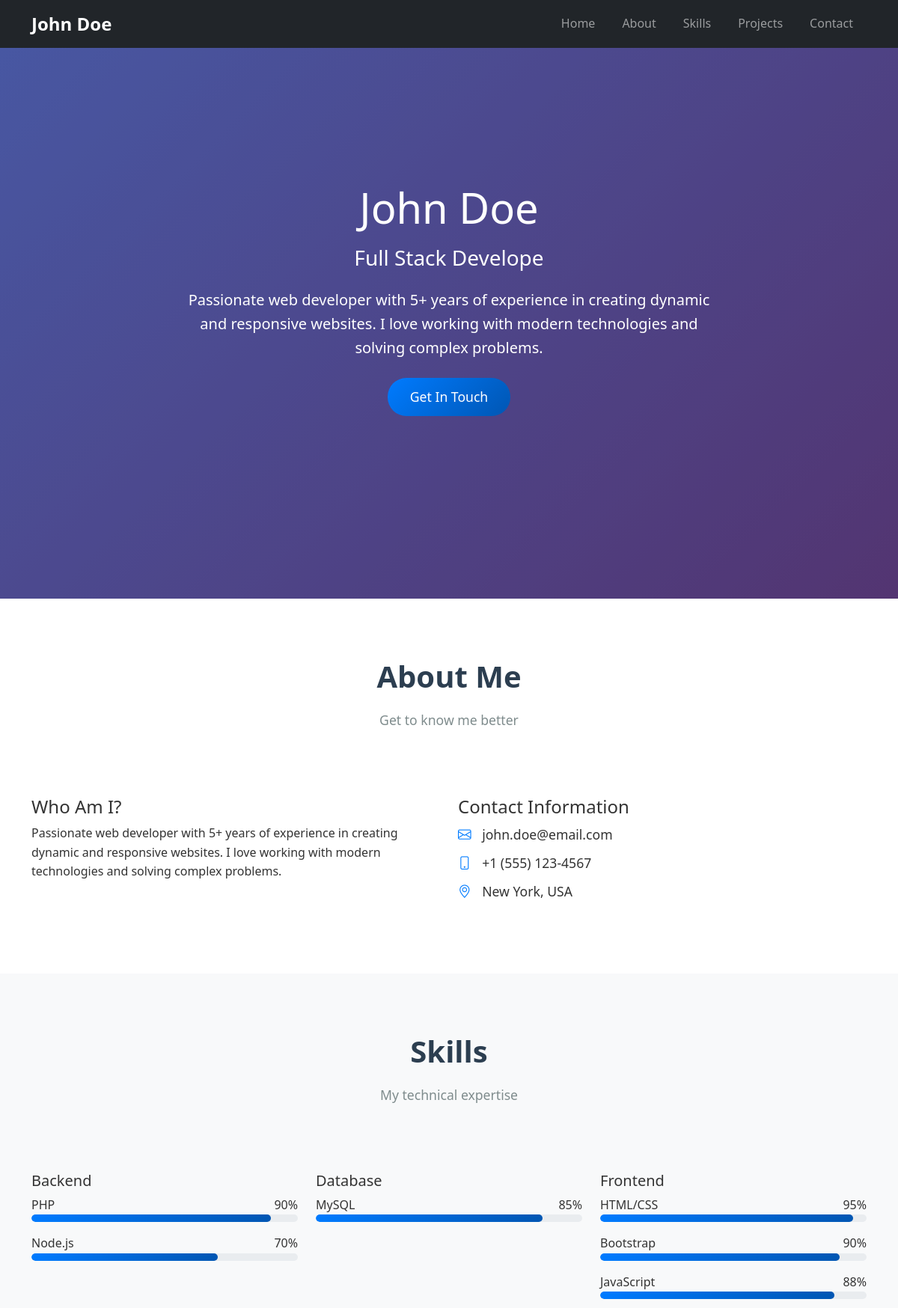
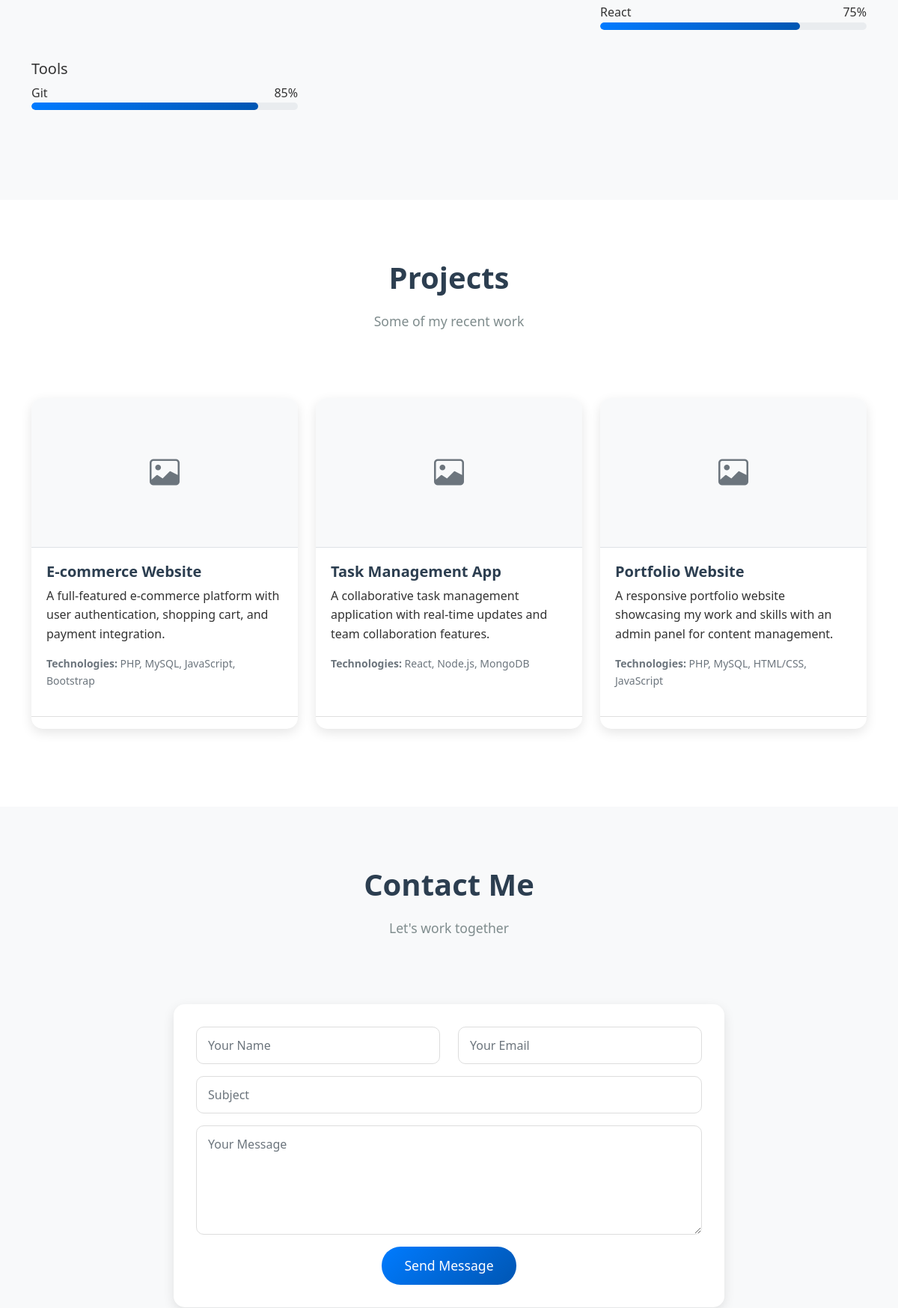
The page / (upper part) on the database its author committed (2 pictures, top to bottom).
### tables this page shows
CREATE TABLE IF NOT EXISTS about (
    id INT PRIMARY KEY DEFAULT 1,
    name VARCHAR(100) NOT NULL,
    title VARCHAR(200),
    bio TEXT,
    email VARCHAR(100),
    phone VARCHAR(20),
    location VARCHAR(100),
    profile_image VARCHAR(255),
    updated_at TIMESTAMP DEFAULT CURRENT_TIMESTAMP ON UPDATE CURRENT_TIMESTAMP
);

CREATE TABLE IF NOT EXISTS skills (
    id INT AUTO_INCREMENT PRIMARY KEY,
    name VARCHAR(100) NOT NULL,
    level INT DEFAULT 50,
    category VARCHAR(100),
    created_at TIMESTAMP DEFAULT CURRENT_TIMESTAMP
);

CREATE TABLE IF NOT EXISTS projects (
    id INT AUTO_INCREMENT PRIMARY KEY,
    title VARCHAR(255) NOT NULL,
    description TEXT,
    image VARCHAR(255),
    technologies VARCHAR(500),
    demo_url VARCHAR(255),
    github_url VARCHAR(255),
    created_at TIMESTAMP DEFAULT CURRENT_TIMESTAMP,
    updated_at TIMESTAMP DEFAULT CURRENT_TIMESTAMP ON UPDATE CURRENT_TIMESTAMP
);

### index.php (the view, shortened to what this page needs)
<?php
try {
    $pdo = getConnection();
    $stmt = $pdo->query("SELECT * FROM about WHERE id = 1");
    $about = $stmt->fetch(PDO::FETCH_ASSOC);
    $stmt = $pdo->query("SELECT * FROM projects ORDER BY created_at DESC");
    $projects = $stmt->fetchAll(PDO::FETCH_ASSOC);
    $stmt = $pdo->query("SELECT * FROM skills ORDER BY category, level DESC");
    $skills = $stmt->fetchAll(PDO::FETCH_ASSOC);
} catch(PDOException $e) {
    $error = "Error loading data: " . $e->getMessage();
}
?>
<!DOCTYPE html>
<html lang="en">
<head>
    <link href="https://cdn.jsdelivr.net/npm/bootstrap@5.1.3/dist/css/bootstrap.min.css" rel="stylesheet">
    <link href="https://cdn.jsdelivr.net/npm/bootstrap-icons@1.7.2/font/bootstrap-icons.css" rel="stylesheet">
    <link href="css/style.css" rel="stylesheet">
</head>
<body>
    <nav class="navbar navbar-expand-lg navbar-dark bg-dark fixed-top">
        <div class="container">
            <a class="navbar-brand" href="#home"><?php echo htmlspecialchars($about['name'] ?? 'Portfolio'); ?></a>
            <div class="collapse navbar-collapse" id="navbarNav">
                <ul class="navbar-nav ms-auto">
                    <li class="nav-item">
                        <a class="nav-link" href="#home">Home</a>
                    </li>
                    <li class="nav-item">
                        <a class="nav-link" href="#about">About</a>
                    </li>
                    <li class="nav-item">
                        <a class="nav-link" href="#skills">Skills</a>
                    </li>
                    <li class="nav-item">
                        <a class="nav-link" href="#projects">Projects</a>
                    </li>
                    <li class="nav-item">
                        <a class="nav-link" href="#contact">Contact</a>
                    </li>
                </ul>
            </div>
        </div>
    </nav>
    <section id="home" class="hero-section d-flex align-items-center">
        <div class="container text-center text-white">
            <div class="row">
                <div class="col-lg-8 mx-auto">
                    <h1 class="display-4 mb-3"><?php echo htmlspecialchars($about['name'] ?? 'Your Name'); ?></h1>
                    <h2 class="h3 mb-4"><?php echo htmlspecialchars($about['title'] ?? 'Your Title'); ?></h2>
                    <p class="lead mb-4"><?php echo htmlspecialchars($about['bio'] ?? 'Your bio goes here.'); ?></p>
                    <a href="#contact" class="btn btn-primary btn-lg">Get In Touch</a>
                </div>
            </div>
        </div>
    </section>
    <section id="about" class="section-padding">
        <div class="container">
            <div class="row">
                <div class="col-lg-12 text-center">
                    <h2 class="section-title">About Me</h2>
                    <p class="section-subtitle">Get to know me better</p>
                </div>
            </div>
            <div class="row mt-5">
                <div class="col-lg-6">
                    <h4>Who Am I?</h4>
                    <p><?php echo nl2br(htmlspecialchars($about['bio'] ?? 'Tell us about yourself here.')); ?></p>
                </div>
                <div class="col-lg-6">
                    <h4>Contact Information</h4>
                    <ul class="list-unstyled contact-info">
                        <li><i class="bi bi-envelope"></i> <?php echo htmlspecialchars($about['email'] ?? ''); ?></li>
                        <li><i class="bi bi-phone"></i> <?php echo htmlspecialchars($about['phone'] ?? ''); ?></li>
                        <li><i class="bi bi-geo-alt"></i> <?php echo htmlspecialchars($about['location'] ?? ''); ?></li>
                    </ul>
                </div>
            </div>
        </div>
    </section>
    <section id="skills" class="section-padding bg-light">
        <div class="container">
            <div class="row">
                <div class="col-lg-12 text-center">
                    <h2 class="section-title">Skills</h2>
                    <p class="section-subtitle">My technical expertise</p>
                </div>
            </div>
            <div class="row mt-5">
                <?php
                $categories = [];
                foreach ($skills as $skill) {
                    $categories[$skill['category']][] = $skill;
                }
                foreach ($categories as $category => $categorySkills):
                ?>
                <div class="col-lg-4 mb-4">
                    <h5><?php echo htmlspecialchars($category); ?></h5>
                    <?php foreach ($categorySkills as $skill): ?>
                    <div class="skill-item mb-3">
                        <div class="d-flex justify-content-between">
                            <span><?php echo htmlspecialchars($skill['name']); ?></span>
                            <span><?php echo $skill['level']; ?>%</span>
                        </div>
                        <div class="progress">
                            <div class="progress-bar" role="progressbar" style="width: <?php echo $skill['level']; ?>%"></div>
                        </div>
                    </div>
                    <?php endforeach; ?>
                </div>
                <?php endforeach; ?>
            </div>
        </div>
    </section>
    <section id="projects" class="section-padding">
        <div class="container">
            <div class="row">
                <div class="col-lg-12 text-center">
                    <h2 class="section-title">Projects</h2>
                    <p class="section-subtitle">Some of my recent work</p>
                </div>
            </div>
            <div class="row mt-5">
                <?php foreach ($projects as $project): ?>
                <div class="col-lg-4 col-md-6 mb-4">
                    <div class="card project-card h-100">
                        <?php if (!empty($project['image'])): ?>
                            <img src="uploads/<?php echo htmlspecialchars($project['image']); ?>" class="card-img-top" alt="<?php echo htmlspecialchars($project['title']); ?>">
                        <?php else: ?>
                            <div class="card-img-top placeholder-img d-flex align-items-center justify-content-center">
                                <i class="bi bi-image fs-1 text-muted"></i>
                            </div>
                        <?php endif; ?>
                        <div class="card-body">
                            <h5 class="card-title"><?php echo htmlspecialchars($project['title']); ?></h5>
                            <p class="card-text"><?php echo htmlspecialchars($project['description']); ?></p>
                            <p class="text-muted small">
                                <strong>Technologies:</strong> <?php echo htmlspecialchars($project['technologies']); ?>
                            </p>
                        </div>
                        <div class="card-footer bg-transparent">
                        </div>
                    </div>
                </div>
                <?php endforeach; ?>
            </div>
        </div>
    </section>
    <section id="contact" class="section-padding bg-light">
        <div class="container">
            <div class="row">
                <div class="col-lg-12 text-center">
                    <h2 class="section-title">Contact Me</h2>
                    <p class="section-subtitle">Let's work together</p>
                </div>
            </div>
            <div class="row mt-5">
                <div class="col-lg-8 mx-auto">
                    <form action="contact.php" method="POST" class="contact-form">
                        <div class="row">
                            <div class="col-md-6 mb-3">
                                <input type="text" class="form-control" name="name" placeholder="Your Name" required>
                            </div>
                            <div class="col-md-6 mb-3">
                                <input type="email" class="form-control" name="email" placeholder="Your Email" required>
                            </div>
                        </div>
                        <div class="mb-3">
                            <input type="text" class="form-control" name="subject" placeholder="Subject">
                        </div>
                        <div class="mb-3">
                            <textarea class="form-control" name="message" rows="5" placeholder="Your Message" required></textarea>
                        </div>
                        <div class="text-center">
                            <button type="submit" class="btn btn-primary btn-lg">Send Message</button>
                        </div>
                    </form>
                </div>
            </div>
        </div>
    </section>
</body>
</html>

### css/style.css (style rules this page uses)
body { font-family: 'Segoe UI', Tahoma, Geneva, Verdana, sans-serif; line-height: 1.6; color: #333; }
.section-padding { padding: 80px 0; }
.section-title { font-size: 2.5rem; font-weight: bold; margin-bottom: 20px; color: #2c3e50; }
.section-subtitle { font-size: 1.1rem; color: #7f8c8d; margin-bottom: 40px; }
.hero-section { background: linear-gradient(135deg, #667eea 0%, #764ba2 100%); min-height: 100vh; position: relative; }
.hero-section::before { content: ''; position: absolute; top: 0; left: 0; right: 0; bottom: 0; background: rgba(0, 0, 0, 0.3); }
.hero-section .container { position: relative; z-index: 2; }
.navbar-brand { font-size: 1.5rem; font-weight: bold; }
.navbar-nav .nav-link { font-weight: 500; margin: 0 10px; transition: color 0.3s ease; }
.contact-info li { margin-bottom: 10px; font-size: 1.1rem; }
.contact-info i { margin-right: 10px; color: #007bff; }
.skill-item { margin-bottom: 25px; }
.progress { height: 10px; border-radius: 10px; background-color: #e9ecef; }
.progress-bar { border-radius: 10px; background: linear-gradient(90deg, #007bff, #0056b3); transition: width 0.3s ease; }
.project-card { border: none; border-radius: 15px; box-shadow: 0 5px 15px rgba(0, 0, 0, 0.1); transition: transform 0.3s ease, box-shadow 0.3s ease; overflow: hidden; }
.project-card .card-img-top { height: 200px; object-fit: cover; }
.placeholder-img { height: 200px; background-color: #f8f9fa; border-bottom: 1px solid #dee2e6; }
.project-card .card-body { padding: 20px; }
.project-card .card-title { color: #2c3e50; font-weight: bold; }
.contact-form { background: white; padding: 30px; border-radius: 15px; box-shadow: 0 5px 15px rgba(0, 0, 0, 0.1); }
.contact-form .form-control { border-radius: 10px; border: 1px solid #ddd; padding: 12px 15px; font-size: 1rem; transition: border-color 0.3s ease; }
.btn { border-radius: 25px; padding: 10px 25px; font-weight: 500; transition: all 0.3s ease; }
.btn-primary { background: linear-gradient(135deg, #007bff, #0056b3); border: none; }
.btn-lg { padding: 12px 30px; font-size: 1.1rem; }
html { scroll-behavior: smooth; }

### rows shown on the page
about: name "John Doe", bio "Passionate web developer with 5+ years of experience in creating dynamic and responsive websites. I love working with modern technologies and solving complex problems.", email "john.doe@email.com", phone "+1 (555) 123-4567", location "New York, USA"
skills: name "PHP", level "90"
skills: name "Node.js", level "70"
skills: name "MySQL", level "85"
skills: name "HTML/CSS", level "95"
skills: name "Bootstrap", level "90"
skills: name "JavaScript", level "88"
skills: name "React", level "75"
skills: name "Git", level "85"
projects: title "E-commerce Website", description "A full-featured e-commerce platform with user authentication, shopping cart, and payment integration.", technologies "PHP, MySQL, JavaScript, Bootstrap"
projects: title "Task Management App", description "A collaborative task management application with real-time updates and team collaboration features.", technologies "React, Node.js, MongoDB"
projects: title "Portfolio Website", description "A responsive portfolio website showcasing my work and skills with an admin panel for content management.", technologies "PHP, MySQL, HTML/CSS, JavaScript"

### other values the page prints
$category "Backend"
$category "Database"
$category "Frontend"
$category "Tools"
